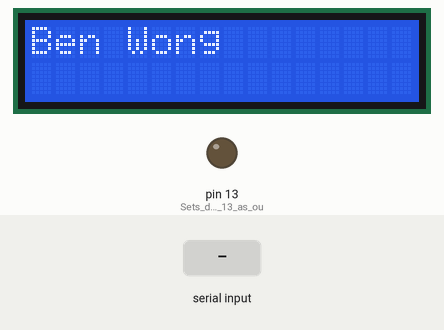
The sketch below on a simulated Arduino Uno, built with avr-gcc and run on an emulated ATmega328P. Parts: 16×2 character LCD, output pins drawn as LEDs (lit = HIGH). The inputs (shaded band) are chosen by the test bench. What the sketch prints to the serial monitor is not drawn.

Above: at 1.2 s.
1.3 s: "1\n" received over Serial
At 2.0 s:
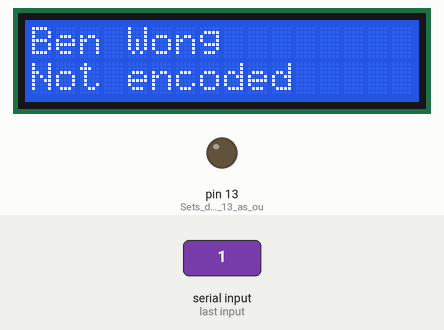
2.8 s: byte 48 ('0') received over Serial
At 4.0 s:
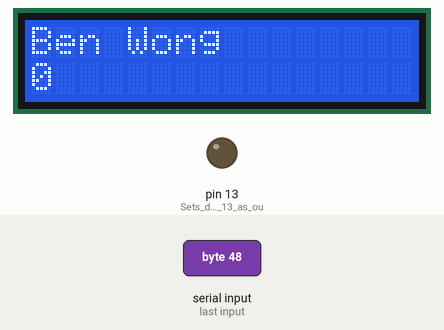
4.3 s: byte 50 ('2') received over Serial
At 5.3 s:
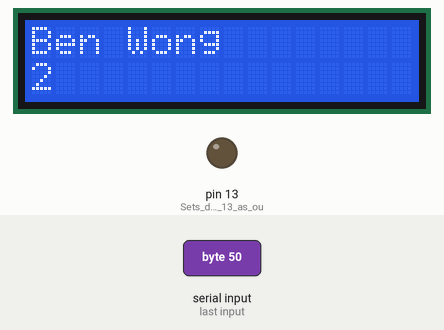
5.8 s: "3\n" received over Serial
At 6.7 s:
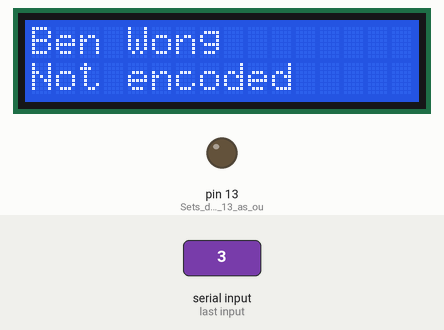
Timing chart, 0 to 8.3 s (numbered marks = the images above; inputs shaded):
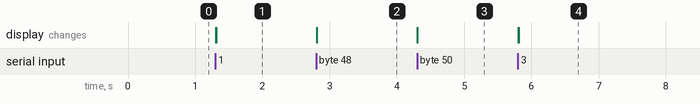

Measured:
- after the input at 1.3 s, the display: first changes at once (image 1 shows a later state)
- after the input at 2.8 s, the display: changes at once (image 2)
- after the input at 4.3 s, the display: changes at once (image 3)
- after the input at 5.8 s, the display: first changes at once (image 4 shows a later state)

The sketch:

bluetoothlcd.ino
```cpp
 #include <LiquidCrystal.h>
char data;                //Variable for storing received data
LiquidCrystal lcd(12, 11, 5, 4, 3, 2);
void setup()
{
  Serial.begin(9600);         //Sets the data rate in bits per second (baud) for serial data transmission
  pinMode(13, OUTPUT);        //Sets digital pin 13 as output pin
  lcd.begin(16, 2);
  lcd.print("Ben Wong");
}
void loop()
{
  if (Serial.available() > 0) // Send data only when you receive data:
  {
    data = Serial.read();      //Read the incoming data and store it into variable data
    Serial.print(data);        //Print Value inside data in Serial monitor
    Serial.print("\n");        //New line
    lcd.clear();
    lcd.print("Ben Wong");
    if (data == '1')           //Checks whether value of data is equal to 1
    {
      lcd.setCursor(0, 1);
      lcd.print("1");  //If value is 1 then LED turns ON
    }
    else if (data == '0')      //Checks whether value of data is equal to 0
    {
      lcd.setCursor(0, 1);
      lcd.print("0");
    }
    else if (data == '2')      //Checks whether value of data is equal to 0
    {
      lcd.setCursor(0, 1);
      lcd.print("2");
    }
    else if (data == '3')      //Checks whether value of data is equal to 0
    {
      lcd.setCursor(0, 1);
      lcd.print("3");
    }
    else if (data == '4')      //Checks whether value of data is equal to 0
    {
      lcd.setCursor(0, 1);
      lcd.print("4");
    }
    else if (data == '5')      //Checks whether value of data is equal to 0
    {
      lcd.setCursor(0, 1);
      lcd.print("5");
    }
    else if (data == '6')      //Checks whether value of data is equal to 0
    {
      lcd.setCursor(0, 1);
      lcd.print("6");
    }
    else if (data == '7')      //Checks whether value of data is equal to 0
    {
      lcd.setCursor(0, 1);
      lcd.print("7");
    }
    else if (data == '8')      //Checks whether value of data is equal to 0
    {
      lcd.setCursor(0, 1);
      lcd.print("8");
    }
    else if (data == '9')      //Checks whether value of data is equal to 0
    {
      lcd.setCursor(0, 1);
      lcd.print("9");
    }
    else
    {
      lcd.setCursor(0, 1);
      lcd.print("Not encoded");
    }
  }
}
```
